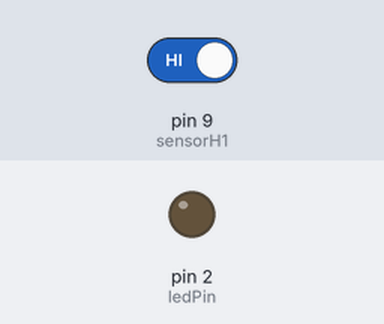
The sketch below on a simulated Arduino Uno, built with avr-gcc and run on an emulated ATmega328P. Shown: output pins drawn as LEDs (lit = HIGH). The inputs (shaded band) are chosen by the test bench; at power-on: pin 9 (sensorH1) HIGH.

Above: at 1.2 s.
1.3 s: pin 9 (sensorH1) driven LOW
At 1.6 s:
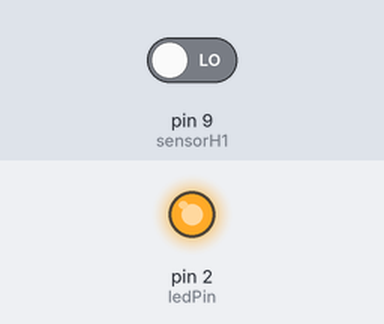
2.8 s: pin 9 (sensorH1) driven HIGH
At 3.9 s:
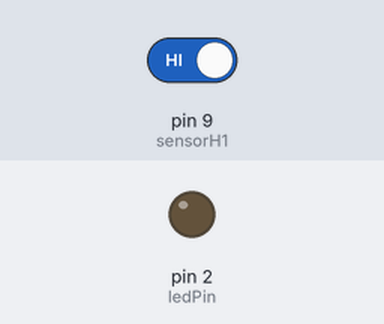
Timing chart, 0 to 5.8 s (numbered marks = the images above; inputs shaded):
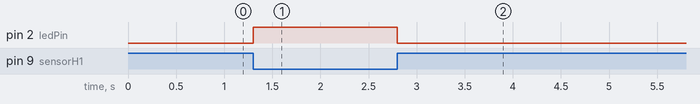

Measured:
- after the input at 1.3 s, pin 2 (ledPin): LOW → HIGH at once
- after the input at 2.8 s, pin 2 (ledPin): HIGH → LOW at once

The sketch:

SueloNormal.ino
```cpp
const int sensorH1 = 9;
const int ledPin = 2;

void setup() {
  pinMode(sensorH1, INPUT_PULLUP);
  pinMode(ledPin, OUTPUT);
}

void loop() {
  int estadoP1 = digitalRead(sensorH1);

  if (estadoP1 == LOW) {
    digitalWrite(ledPin, HIGH);
  } else {
    digitalWrite(ledPin, LOW);  
  }
}
```
